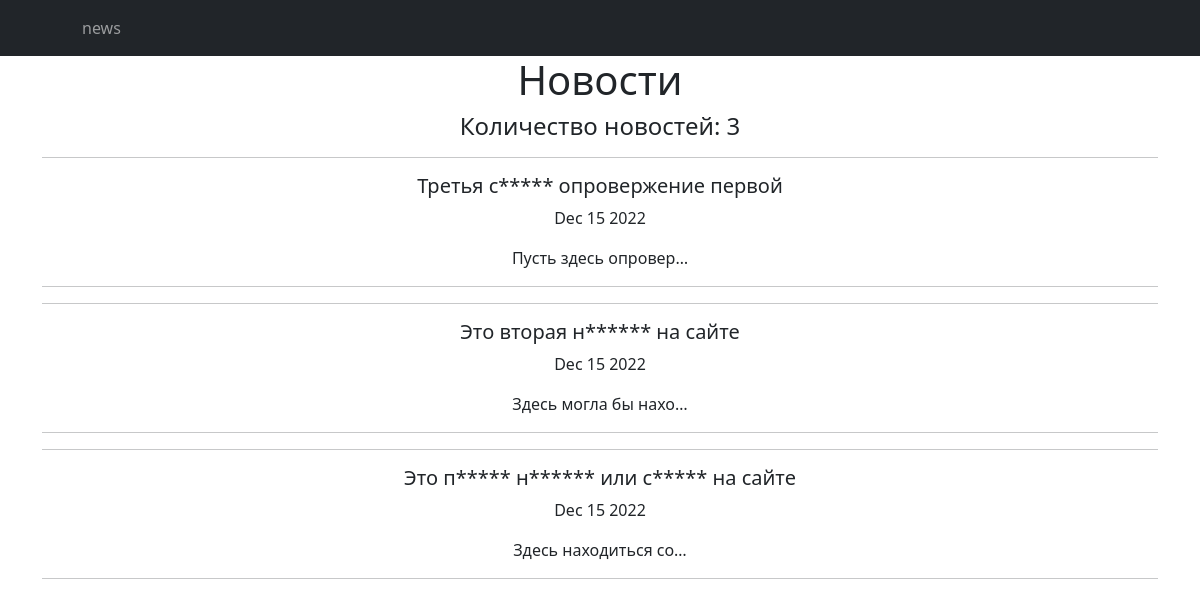
Page /news/ on the committed database.
### news/models.py (models this page shows, shortened)
class News1(models.Model):
    title = models.CharField(max_length=100)
    content = models.TextField()
    data = models.DateTimeField(auto_now_add=True)

### news/views.py (the view)
# urls.py: path('news/', NewsList.as_view()),
class NewsList(ListView):
    model = News1
    ordering = '-data'
    template_name = 'news.html'
    context_object_name = 'news'

### news/templatetags/custom_filters.py (called while the page is built)
@register.filter()
def censor(value):
    if type(value) is not str:
        raise ValueError
    obscene_words = ('новость', 'первая', 'статья')
    punctuations = ',.!?;:-'
    text = value.split()
    for i in range(len(text)):
        for check in obscene_words:
            if check in text[i].lower():
                if text[i][-1] in punctuations:
                    text[i] = f'{text[i][0]}{"*" * (len(text[i]) - 2)}{text[i][-1]}'
                else:
                    text[i] = f'{text[i][0]}{"*"*(len(text[i])-1)}'
    text = ' '.join(text)
    return f'{text} '

### templates/news.html (shortened to what this page needs)
{% extends 'flatpages/default.html' %}
{% load custom_filters %}
{% block content %}
<h1>Новости</h1>
<h4>Количество новостей: {{ news|length }}</h4>
{% for n in news %}
<div>
    <hr>
    <h5>{{ n.title | censor}}</h5>
    <p>{{ n.data | date:'M d Y' }}</p>
    <p>{{ n.content |truncatechars:20  | censor}}</p>
    <hr>
</div>
{% endfor %}
{% endblock content %}

### templates/flatpages/default.html (shortened to what this page needs)
<!DOCTYPE html>
<html lang="en">
    <head>
         {% load static %}
        <link href="{% static 'css/styles.css' %}" rel="stylesheet" />
    </head>
    <body>
        <nav class="navbar navbar-expand-lg navbar-dark bg-dark static-top">
   <div class="container">
       <div class="collapse navbar-collapse" id="navbarResponsive">
           <ul class="navbar-nav ml-auto">
               <li class="nav-item active">
                   <a class="nav-link" href="#">
                   </a>
               </li>
               <li class="nav-item">
                   <a class="nav-link" href="/news/">news</a>
               </li>
           </ul>
       </div>
   </div>
</nav>
       <div class="container">
         <div class="row">
           <div class="col-lg-12 text-center">
             {% block content %}{% endblock content %}
            </div>
   </div>
</div>
    </body>
</html>

### rows in the picture
News1: title|censor "Третья с***** опровержение первой", data "Dec 15 2022", content|censor "Пусть здесь опровер…"
News1: title|censor "Это вторая н****** на сайте", data "Dec 15 2022", content|censor "Здесь могла бы нахо…"
News1: title|censor "Это п***** н****** или с***** на сайте", data "Dec 15 2022", content|censor "Здесь находиться со…"

### other values in the picture
{{ news|length }} "3"
